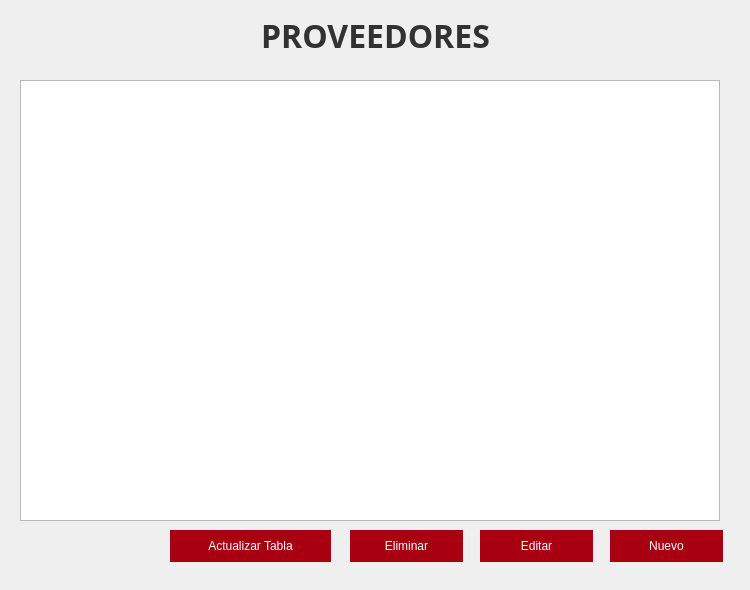
<?xml version="1.0" encoding="UTF-8"?>
<ui version="4.0">
 <class>Form</class>
 <widget class="QWidget" name="Form">
  <property name="geometry">
   <rect>
    <x>0</x>
    <y>0</y>
    <width>750</width>
    <height>590</height>
   </rect>
  </property>
  <property name="minimumSize">
   <size>
    <width>750</width>
    <height>590</height>
   </size>
  </property>
  <property name="maximumSize">
   <size>
    <width>750</width>
    <height>590</height>
   </size>
  </property>
  <property name="cursor">
   <cursorShape>ArrowCursor</cursorShape>
  </property>
  <property name="windowTitle">
   <string>Proveedores</string>
  </property>
  <property name="styleSheet">
   <string notr="true">.QTableWidget{
	text-align:center;
}
.QWidget{
	color:rgb(50, 50, 50);
}
.QLabel{
	color: rgb(50,50,50)
}
.QComboBox{
	border-radius:none;
}
.QLineEdit{
	border-radius:none;
}
.QPushButton{
	color: rgb(255, 255, 255);
	background-color: rgb(168, 0, 16);
	border: none;
}
.QPushButton:hover{
	color: rgb(255, 255, 255);
	background-color: rgb(30,30,30);
}</string>
  </property>
  <widget class="QPushButton" name="bNuevo">
   <property name="geometry">
    <rect>
     <x>610</x>
     <y>530</y>
     <width>113</width>
     <height>32</height>
    </rect>
   </property>
   <property name="cursor">
    <cursorShape>PointingHandCursor</cursorShape>
   </property>
   <property name="text">
    <string>Nuevo</string>
   </property>
   <property name="icon">
    <iconset resource="../imagenes/imagenes.qrc">
     <normaloff>:/Iconos/Nuevo.png</normaloff>:/Iconos/Nuevo.png</iconset>
   </property>
   <property name="iconSize">
    <size>
     <width>20</width>
     <height>16</height>
    </size>
   </property>
  </widget>
  <widget class="QLabel" name="label_titulo">
   <property name="enabled">
    <bool>true</bool>
   </property>
   <property name="geometry">
    <rect>
     <x>0</x>
     <y>20</y>
     <width>751</width>
     <height>30</height>
    </rect>
   </property>
   <property name="font">
    <font>
     <family>Avenir</family>
     <pointsize>24</pointsize>
     <weight>75</weight>
     <bold>true</bold>
    </font>
   </property>
   <property name="text">
    <string>PROVEEDORES</string>
   </property>
   <property name="alignment">
    <set>Qt::AlignCenter</set>
   </property>
  </widget>
  <widget class="QPushButton" name="bActualizar">
   <property name="geometry">
    <rect>
     <x>170</x>
     <y>530</y>
     <width>161</width>
     <height>32</height>
    </rect>
   </property>
   <property name="cursor">
    <cursorShape>PointingHandCursor</cursorShape>
   </property>
   <property name="text">
    <string>Actualizar Tabla</string>
   </property>
   <property name="icon">
    <iconset resource="../imagenes/imagenes.qrc">
     <normaloff>:/Iconos/Update.png</normaloff>:/Iconos/Update.png</iconset>
   </property>
   <property name="iconSize">
    <size>
     <width>20</width>
     <height>16</height>
    </size>
   </property>
  </widget>
  <widget class="QPushButton" name="bEditar">
   <property name="geometry">
    <rect>
     <x>480</x>
     <y>530</y>
     <width>113</width>
     <height>32</height>
    </rect>
   </property>
   <property name="cursor">
    <cursorShape>PointingHandCursor</cursorShape>
   </property>
   <property name="text">
    <string>Editar</string>
   </property>
   <property name="icon">
    <iconset resource="../imagenes/imagenes.qrc">
     <normaloff>:/Iconos/Editar.png</normaloff>:/Iconos/Editar.png</iconset>
   </property>
   <property name="iconSize">
    <size>
     <width>20</width>
     <height>16</height>
    </size>
   </property>
  </widget>
  <widget class="QPushButton" name="bEliminar">
   <property name="geometry">
    <rect>
     <x>350</x>
     <y>530</y>
     <width>113</width>
     <height>32</height>
    </rect>
   </property>
   <property name="cursor">
    <cursorShape>PointingHandCursor</cursorShape>
   </property>
   <property name="text">
    <string>Eliminar</string>
   </property>
   <property name="icon">
    <iconset resource="../imagenes/imagenes.qrc">
     <normaloff>:/Iconos/Eliminar.png</normaloff>:/Iconos/Eliminar.png</iconset>
   </property>
   <property name="iconSize">
    <size>
     <width>20</width>
     <height>16</height>
    </size>
   </property>
  </widget>
  <widget class="QTableWidget" name="table_proveedores">
   <property name="geometry">
    <rect>
     <x>20</x>
     <y>80</y>
     <width>700</width>
     <height>441</height>
    </rect>
   </property>
   <property name="font">
    <font>
     <family>Avenir</family>
    </font>
   </property>
   <property name="lineWidth">
    <number>0</number>
   </property>
   <property name="editTriggers">
    <set>QAbstractItemView::NoEditTriggers</set>
   </property>
   <property name="alternatingRowColors">
    <bool>true</bool>
   </property>
   <property name="selectionMode">
    <enum>QAbstractItemView::SingleSelection</enum>
   </property>
   <property name="selectionBehavior">
    <enum>QAbstractItemView::SelectRows</enum>
   </property>
   <property name="showGrid">
    <bool>true</bool>
   </property>
   <property name="gridStyle">
    <enum>Qt::DashLine</enum>
   </property>
   <property name="sortingEnabled">
    <bool>false</bool>
   </property>
   <property name="wordWrap">
    <bool>true</bool>
   </property>
   <property name="cornerButtonEnabled">
    <bool>true</bool>
   </property>
   <property name="rowCount">
    <number>0</number>
   </property>
   <property name="columnCount">
    <number>0</number>
   </property>
   <attribute name="horizontalHeaderVisible">
    <bool>true</bool>
   </attribute>
   <attribute name="horizontalHeaderCascadingSectionResizes">
    <bool>true</bool>
   </attribute>
   <attribute name="horizontalHeaderDefaultSectionSize">
    <number>150</number>
   </attribute>
   <attribute name="horizontalHeaderMinimumSectionSize">
    <number>30</number>
   </attribute>
   <attribute name="horizontalHeaderShowSortIndicator" stdset="0">
    <bool>false</bool>
   </attribute>
   <attribute name="horizontalHeaderStretchLastSection">
    <bool>false</bool>
   </attribute>
   <attribute name="verticalHeaderVisible">
    <bool>false</bool>
   </attribute>
   <attribute name="verticalHeaderDefaultSectionSize">
    <number>30</number>
   </attribute>
   <attribute name="verticalHeaderShowSortIndicator" stdset="0">
    <bool>false</bool>
   </attribute>
  </widget>
 </widget>
 <resources>
  <include location="../imagenes/imagenes.qrc"/>
 </resources>
 <connections/>
</ui>
